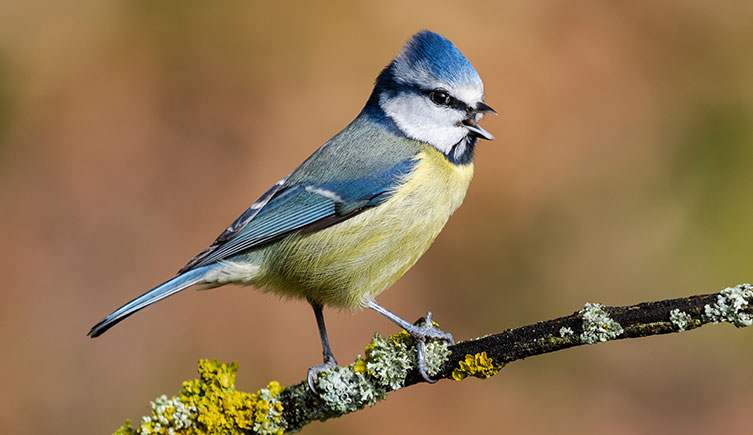
#> input picture images/bird.jpg, 753 x 435 px, found by its file name
$ python cropping.py
#> lines starting #> are read from the running program, lines starting #| are printed output that depends on the picture
import cv2

img_path = "./images/bird.jpg"
img = cv2.imread(img_path)
#> img is the input picture: shape (435, 753, 3); mean B, G, R 81.4, 116.6, 143.5

print(img.shape)
#| (435, 753, 3)
#cropping
cropped_img = img[30:380, 70:500]
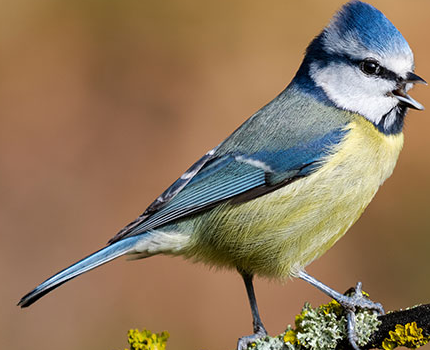
#> cropped_img: shape (350, 430, 3); mean B, G, R 92.5, 119.8, 143.5

#visualizing
cv2.imshow('image', img)
cv2.imshow('cropped_img', cropped_img)
cv2.waitKey(0)

$ run again, with images/handwritten.png saved as images/bird.jpg
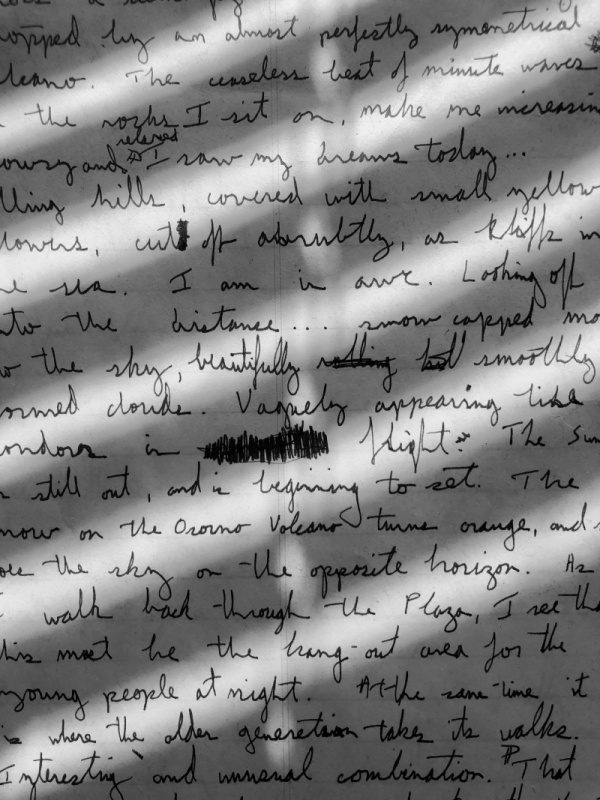
#> input picture images/handwritten.png, 600 x 800 px, found by its file name
#> img is the input picture: shape (800, 600, 3); min 0, max 244, mean 129.6
#| (800, 600, 3)
#> `cropped_img = img[30:380, 70:500]`:
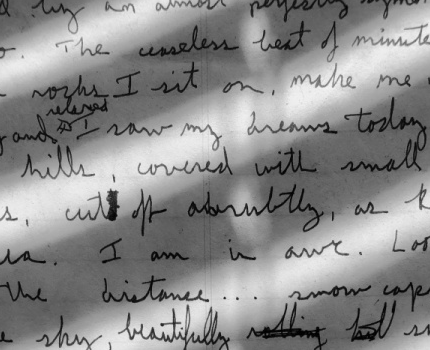
#> cropped_img: shape (350, 430, 3); min 0, max 244, mean 138.8
